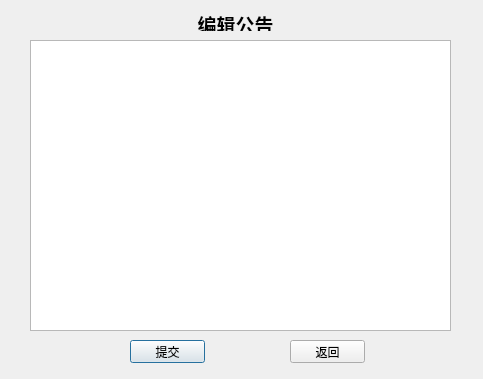
<?xml version="1.0" encoding="UTF-8"?>
<ui version="4.0">
 <class>EditNoticeDialog</class>
 <widget class="QDialog" name="EditNoticeDialog">
  <property name="geometry">
   <rect>
    <x>0</x>
    <y>0</y>
    <width>483</width>
    <height>379</height>
   </rect>
  </property>
  <property name="windowTitle">
   <string>Dialog</string>
  </property>
  <widget class="QPushButton" name="SubmitButton">
   <property name="geometry">
    <rect>
     <x>130</x>
     <y>340</y>
     <width>75</width>
     <height>23</height>
    </rect>
   </property>
   <property name="text">
    <string>提交</string>
   </property>
  </widget>
  <widget class="QTextEdit" name="textEdit">
   <property name="geometry">
    <rect>
     <x>30</x>
     <y>40</y>
     <width>421</width>
     <height>291</height>
    </rect>
   </property>
  </widget>
  <widget class="QLabel" name="label">
   <property name="geometry">
    <rect>
     <x>190</x>
     <y>10</y>
     <width>91</width>
     <height>21</height>
    </rect>
   </property>
   <property name="text">
    <string>&lt;!DOCTYPE HTML PUBLIC &quot;-//W3C//DTD HTML 4.0//EN&quot; &quot;http://www.w3.org/TR/REC-html40/strict.dtd&quot;&gt;
&lt;html&gt;&lt;head&gt;&lt;meta name=&quot;qrichtext&quot; content=&quot;1&quot; /&gt;&lt;style type=&quot;text/css&quot;&gt;
p, li { white-space: pre-wrap; }
&lt;/style&gt;&lt;/head&gt;&lt;body style=&quot; font-family:'SimSun'; font-size:9pt; font-weight:400; font-style:normal;&quot;&gt;
&lt;p align=&quot;center&quot; style=&quot; margin-top:0px; margin-bottom:0px; margin-left:0px; margin-right:0px; -qt-block-indent:0; text-indent:0px;&quot;&gt;&lt;span style=&quot; font-size:14pt; font-weight:600;&quot;&gt;编辑公告&lt;/span&gt;&lt;/p&gt;&lt;/body&gt;&lt;/html&gt;</string>
   </property>
  </widget>
  <widget class="QPushButton" name="ReturnButton">
   <property name="geometry">
    <rect>
     <x>290</x>
     <y>340</y>
     <width>75</width>
     <height>23</height>
    </rect>
   </property>
   <property name="text">
    <string>返回</string>
   </property>
  </widget>
  <widget class="QLabel" name="label_2">
   <property name="geometry">
    <rect>
     <x>0</x>
     <y>0</y>
     <width>481</width>
     <height>381</height>
    </rect>
   </property>
   <property name="styleSheet">
    <string notr="true">border-image: url(:/image/background_meitu_2.png);</string>
   </property>
   <property name="text">
    <string/>
   </property>
  </widget>
  <zorder>label_2</zorder>
  <zorder>SubmitButton</zorder>
  <zorder>textEdit</zorder>
  <zorder>label</zorder>
  <zorder>ReturnButton</zorder>
 </widget>
 <resources/>
 <connections/>
</ui>
